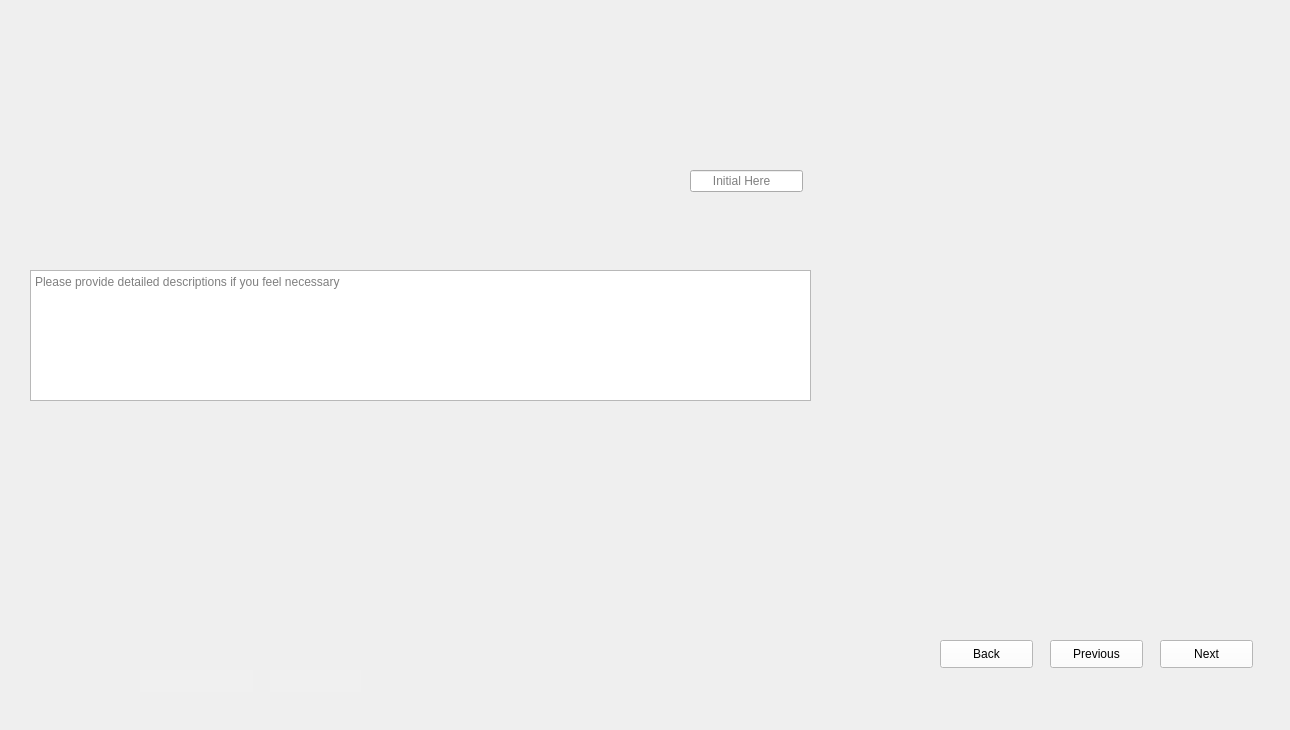
<?xml version="1.0" encoding="UTF-8"?>
<ui version="4.0">
 <class>Form</class>
 <widget class="QWidget" name="Form">
  <property name="geometry">
   <rect>
    <x>0</x>
    <y>0</y>
    <width>1290</width>
    <height>730</height>
   </rect>
  </property>
  <property name="windowTitle">
   <string>Form</string>
  </property>
  <widget class="QLabel" name="label">
   <property name="geometry">
    <rect>
     <x>0</x>
     <y>0</y>
     <width>1290</width>
     <height>730</height>
    </rect>
   </property>
   <property name="styleSheet">
    <string notr="true">background-image: url(:/images/images/Fill First Pillars_1.png);</string>
   </property>
   <property name="text">
    <string/>
   </property>
  </widget>
  <widget class="QLineEdit" name="lineEdit_Data">
   <property name="geometry">
    <rect>
     <x>690</x>
     <y>170</y>
     <width>113</width>
     <height>22</height>
    </rect>
   </property>
   <property name="placeholderText">
    <string>      Initial Here</string>
   </property>
  </widget>
  <widget class="QTextEdit" name="textEdit_Comments">
   <property name="geometry">
    <rect>
     <x>30</x>
     <y>270</y>
     <width>781</width>
     <height>131</height>
    </rect>
   </property>
   <property name="placeholderText">
    <string>Please provide detailed descriptions if you feel necessary </string>
   </property>
  </widget>
  <widget class="QLineEdit" name="lineEdit_Dates">
   <property name="geometry">
    <rect>
     <x>140</x>
     <y>670</y>
     <width>113</width>
     <height>22</height>
    </rect>
   </property>
   <property name="styleSheet">
    <string notr="true">QLineEdit{
background-color: rgb(240, 240, 240);
border: none;
}</string>
   </property>
  </widget>
  <widget class="QLineEdit" name="lineEdit_Steps">
   <property name="geometry">
    <rect>
     <x>270</x>
     <y>670</y>
     <width>91</width>
     <height>22</height>
    </rect>
   </property>
   <property name="styleSheet">
    <string notr="true">QLineEdit{
background-color: rgb(240, 240, 240);
border: none;
}</string>
   </property>
  </widget>
  <widget class="QPushButton" name="pushButton_Next">
   <property name="geometry">
    <rect>
     <x>1160</x>
     <y>640</y>
     <width>93</width>
     <height>28</height>
    </rect>
   </property>
   <property name="styleSheet">
    <string notr="true">QPushButton{
background-color: rgb(255, 255, 255);
height: 35px;
}
QPushButton::hover{
background-color: rgb(0, 0, 255);
}
QPushButton:pressed{
padding-top:7px;
padding-top:7px;
}</string>
   </property>
   <property name="text">
    <string>Next</string>
   </property>
  </widget>
  <widget class="QPushButton" name="pushButton_Previous">
   <property name="geometry">
    <rect>
     <x>1050</x>
     <y>640</y>
     <width>93</width>
     <height>28</height>
    </rect>
   </property>
   <property name="styleSheet">
    <string notr="true">QPushButton{
background-color: rgb(255, 255, 255);
height: 35px;
}
QPushButton::hover{
background-color: rgb(0, 0, 255);
}
QPushButton:pressed{
padding-top:7px;
padding-top:7px;
}</string>
   </property>
   <property name="text">
    <string>Previous</string>
   </property>
  </widget>
  <widget class="QPushButton" name="pushButton_Back">
   <property name="geometry">
    <rect>
     <x>940</x>
     <y>640</y>
     <width>93</width>
     <height>28</height>
    </rect>
   </property>
   <property name="styleSheet">
    <string notr="true">QPushButton{
background-color: rgb(255, 255, 255);
height: 35px;
}
QPushButton::hover{
background-color: rgb(0, 0, 255);
}
QPushButton:pressed{
padding-top:7px;
padding-top:7px;
}</string>
   </property>
   <property name="text">
    <string>Back</string>
   </property>
  </widget>
 </widget>
 <resources>
  <include location="D:/ECED4901SYPIIFiles/SNYProject/UI_design/LoginUI_Design/resource.qrc"/>
 </resources>
 <connections/>
</ui>
